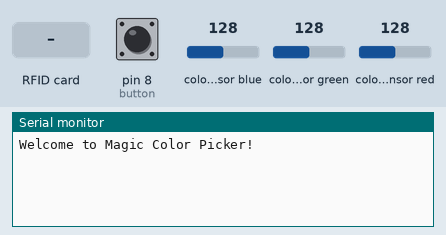
Simulated run of this sketch. Board: Arduino Uno, built with avr-gcc and run on an emulated ATmega328P. On the bench: the last lines printed to the serial monitor. The test bench sets the inputs (shaded band); at power-on: pin 8 (button) LOW, colour sensor blue 128, colour sensor green 128, colour sensor red 128.

Above: at 1.2 s.
1.3 s: RFID card 5E 7A 19 C4 held to the reader
At 2.4 s:
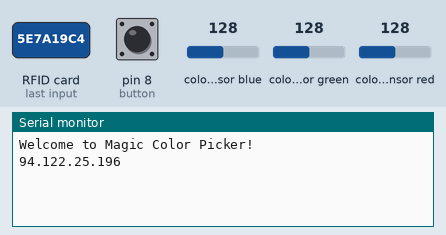
2.8 s: pin 8 (button) pulled HIGH for 1 s
At 4.6 s:
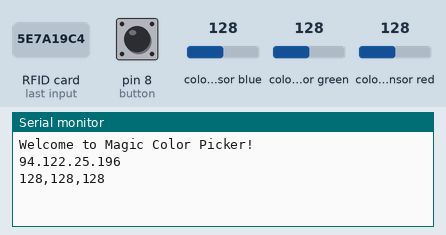

The sketch:

A_rgb_nfc.ino
```cpp
// ----------------------------- RGB setup -------------------------------
#include <Wire.h>
#include "Adafruit_TCS34725.h"

Adafruit_TCS34725 tcs = Adafruit_TCS34725(TCS34725_INTEGRATIONTIME_50MS, TCS34725_GAIN_4X);
int buttonState = 0;
const int button = 8;

// ----------------------------- NFC setup -------------------------------
#include <SoftwareSerial.h>
#include <PN532_SWHSU.h>
#include <PN532.h>

SoftwareSerial SWSerial( 3, 2 ); // RX, TX
PN532_SWHSU pn532swhsu( SWSerial );
PN532 nfc( pn532swhsu );
String tagId = "None", dispTag = "None";
byte nuidPICC[4];


void setup(void)
{
  Serial.begin(115200);
  Serial.println("Welcome to Magic Color Picker!");
  pinMode(button, INPUT);

  //--------------degub rgb----------------
  if (!tcs.begin()) {
        Serial.println("No TCS34725 found ... check your connections");
    while (1); // halt!
  }

  nfc.begin();
  //-----------debug NFC-----------------
  if (!nfc.getFirmwareVersion())
  {
    Serial.print("Didn't Find PN53x Module");
    while (1); // Halt
  }
   nfc.SAMConfig();

}


void loop()
{
  readNFC();
   float red, green, blue;
  buttonState = digitalRead(8);

 //if the button is pushed, start to pick the color
  if (buttonState == 1) {
  tcs.setInterrupt(false);  // turn on LED
  // delay(60);  // takes 50ms to read
  tcs.getRGB(&red, &green, &blue);
  tcs.setInterrupt(true);  // turn off LED

//print the color RGB
  Serial.print(int(red));
  Serial.print(",");
  Serial.print(int(green));
  Serial.print(",");
  Serial.println(int(blue));
  // Serial.print("\tButton:\t"); Serial.print(int(buttonState));
  }
}


void readNFC()
{
  boolean success;
  uint8_t uid[] = { 0, 0, 0, 0, 0, 0, 0 };  // Buffer to store the returned UID
  uint8_t uidLength;                       // Length of the UID (4 or 7 bytes depending on ISO14443A card type)
  success = nfc.readPassiveTargetID(PN532_MIFARE_ISO14443A, &uid[0], &uidLength);
  if (success)
  {
    // Serial.print("UID Length: ");
    // Serial.print(uidLength, DEC);
    // Serial.println(" bytes");
    // Serial.print("UID Value: ");
    for (uint8_t i = 0; i < uidLength; i++)
    {
      nuidPICC[i] = uid[i];
      // Serial.print(" "); Serial.print(uid[i], DEC);
    }
    Serial.println();
    tagId = tagToString(nuidPICC);
    dispTag = tagId;
    // Serial.print(F("tagId : "));
    Serial.println(tagId);

    // Serial.print(F("Theme : "));
    if(tagId == "4.249.147.133"){
      Serial.println("Travel Destination");
    } else if (tagId == "4.82.229.133"){
      Serial.println("Flower Design");
    } else if ((tagId == "4.85.105.133")){
      Serial.println("Home Decoration");
    }

    Serial.println("");
    delay(2000);  // 1 second halt
  }


}
String tagToString(byte id[4])
{
  String tagId = "";
  for (byte i = 0; i < 4; i++)
  {
    if (i < 3) tagId += String(id[i]) + ".";
    else tagId += String(id[i]);
  }
  return tagId;
}
```

Measured:
- after the input at 1.3 s, the serial monitor: prints a new line at once (image 1)
- after the input at 2.8 s, the serial monitor: prints a new line after 0.56 s (image 2)
